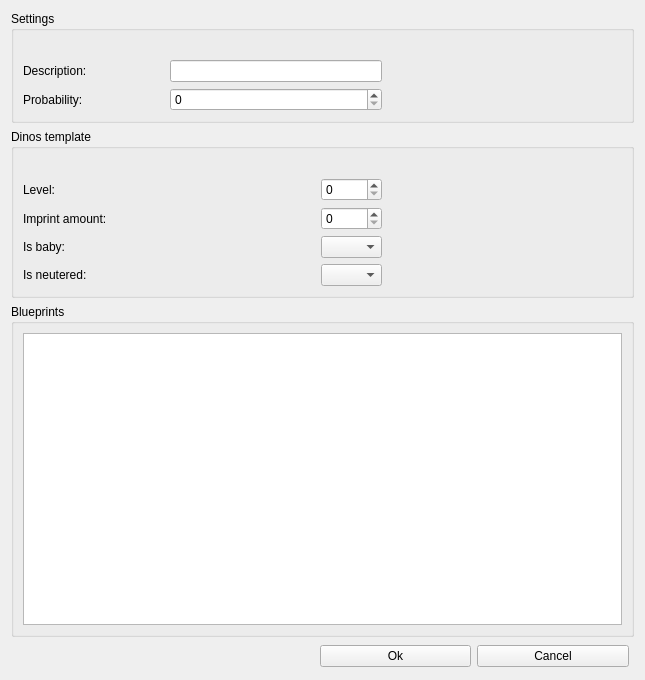
<?xml version="1.0" encoding="UTF-8"?>
<ui version="4.0">
 <class>BulkAddDinoWidget</class>
 <widget class="QWidget" name="BulkAddDinoWidget">
  <property name="geometry">
   <rect>
    <x>0</x>
    <y>0</y>
    <width>645</width>
    <height>680</height>
   </rect>
  </property>
  <property name="windowTitle">
   <string>Bulk add dinos</string>
  </property>
  <property name="windowIcon">
   <iconset resource="appstyle.qrc">
    <normaloff>:/icons/appicon</normaloff>:/icons/appicon</iconset>
  </property>
  <layout class="QGridLayout" name="gridLayout">
   <item row="0" column="0">
    <layout class="QVBoxLayout" name="verticalLayout">
     <item>
      <widget class="QGroupBox" name="groupBox">
       <property name="title">
        <string>Settings</string>
       </property>
       <layout class="QGridLayout" name="gridLayout_3" columnstretch="60,40" columnminimumwidth="0,0">
        <item row="1" column="1">
         <spacer name="horizontalSpacer">
          <property name="orientation">
           <enum>Qt::Horizontal</enum>
          </property>
          <property name="sizeHint" stdset="0">
           <size>
            <width>40</width>
            <height>20</height>
           </size>
          </property>
         </spacer>
        </item>
        <item row="1" column="0">
         <layout class="QGridLayout" name="gridLayout_4" columnstretch="40,60">
          <item row="1" column="1">
           <widget class="QSpinBox" name="probabilitySpin">
            <property name="maximum">
             <number>10000</number>
            </property>
           </widget>
          </item>
          <item row="0" column="0">
           <widget class="QLabel" name="descriptionLabel">
            <property name="text">
             <string>Description:</string>
            </property>
           </widget>
          </item>
          <item row="1" column="0">
           <widget class="QLabel" name="probabilityLabel">
            <property name="text">
             <string>Probability:</string>
            </property>
           </widget>
          </item>
          <item row="0" column="1">
           <widget class="QLineEdit" name="descriptionEdit"/>
          </item>
         </layout>
        </item>
        <item row="0" column="0">
         <widget class="QLabel" name="settingsTooltip">
          <property name="text">
           <string/>
          </property>
         </widget>
        </item>
       </layout>
      </widget>
     </item>
     <item>
      <widget class="QGroupBox" name="groupBox_2">
       <property name="title">
        <string>Dinos template</string>
       </property>
       <layout class="QGridLayout" name="gridLayout_9" columnstretch="60,40">
        <item row="0" column="0">
         <widget class="QLabel" name="templateTooltip">
          <property name="text">
           <string/>
          </property>
         </widget>
        </item>
        <item row="1" column="0">
         <layout class="QGridLayout" name="gridLayout_8" columnstretch="40,0">
          <item row="2" column="0">
           <widget class="QLabel" name="isBabyLabel">
            <property name="text">
             <string>Is baby:</string>
            </property>
           </widget>
          </item>
          <item row="3" column="0">
           <widget class="QLabel" name="isNeuteredLabel">
            <property name="text">
             <string>Is neutered:</string>
            </property>
           </widget>
          </item>
          <item row="1" column="1">
           <widget class="QSpinBox" name="imprintAmountSpin">
            <property name="maximum">
             <number>10000</number>
            </property>
           </widget>
          </item>
          <item row="1" column="0">
           <widget class="QLabel" name="imprintAmountLabel">
            <property name="text">
             <string>Imprint amount:</string>
            </property>
           </widget>
          </item>
          <item row="3" column="1">
           <widget class="QComboBox" name="isNeuteredComboBox">
            <item>
             <property name="text">
              <string/>
             </property>
            </item>
            <item>
             <property name="text">
              <string>True</string>
             </property>
            </item>
            <item>
             <property name="text">
              <string>False</string>
             </property>
            </item>
           </widget>
          </item>
          <item row="0" column="0">
           <widget class="QLabel" name="levelLabel">
            <property name="text">
             <string>Level:</string>
            </property>
           </widget>
          </item>
          <item row="2" column="1">
           <widget class="QComboBox" name="isBabyComboBox">
            <item>
             <property name="text">
              <string/>
             </property>
            </item>
            <item>
             <property name="text">
              <string>True</string>
             </property>
            </item>
            <item>
             <property name="text">
              <string>False</string>
             </property>
            </item>
           </widget>
          </item>
          <item row="0" column="1">
           <widget class="QSpinBox" name="levelSpin">
            <property name="maximum">
             <number>10000</number>
            </property>
           </widget>
          </item>
         </layout>
        </item>
        <item row="1" column="1">
         <spacer name="horizontalSpacer_2">
          <property name="orientation">
           <enum>Qt::Horizontal</enum>
          </property>
          <property name="sizeHint" stdset="0">
           <size>
            <width>40</width>
            <height>20</height>
           </size>
          </property>
         </spacer>
        </item>
       </layout>
      </widget>
     </item>
     <item>
      <widget class="QGroupBox" name="groupBox_3">
       <property name="title">
        <string>Blueprints</string>
       </property>
       <layout class="QGridLayout" name="gridLayout_2">
        <property name="verticalSpacing">
         <number>10</number>
        </property>
        <item row="0" column="0">
         <widget class="QTextEdit" name="blueprintsEdit"/>
        </item>
       </layout>
      </widget>
     </item>
     <item>
      <layout class="QHBoxLayout" name="horizontalLayout" stretch="50,25,25">
       <property name="leftMargin">
        <number>5</number>
       </property>
       <property name="topMargin">
        <number>2</number>
       </property>
       <property name="rightMargin">
        <number>5</number>
       </property>
       <property name="bottomMargin">
        <number>2</number>
       </property>
       <item>
        <spacer name="horizontalSpacer_3">
         <property name="orientation">
          <enum>Qt::Horizontal</enum>
         </property>
         <property name="sizeHint" stdset="0">
          <size>
           <width>40</width>
           <height>20</height>
          </size>
         </property>
        </spacer>
       </item>
       <item>
        <widget class="QPushButton" name="submitButton">
         <property name="text">
          <string>Ok</string>
         </property>
        </widget>
       </item>
       <item>
        <widget class="QPushButton" name="cancelButton">
         <property name="text">
          <string>Cancel</string>
         </property>
        </widget>
       </item>
      </layout>
     </item>
    </layout>
   </item>
  </layout>
 </widget>
 <resources>
  <include location="appstyle.qrc"/>
 </resources>
 <connections/>
</ui>
